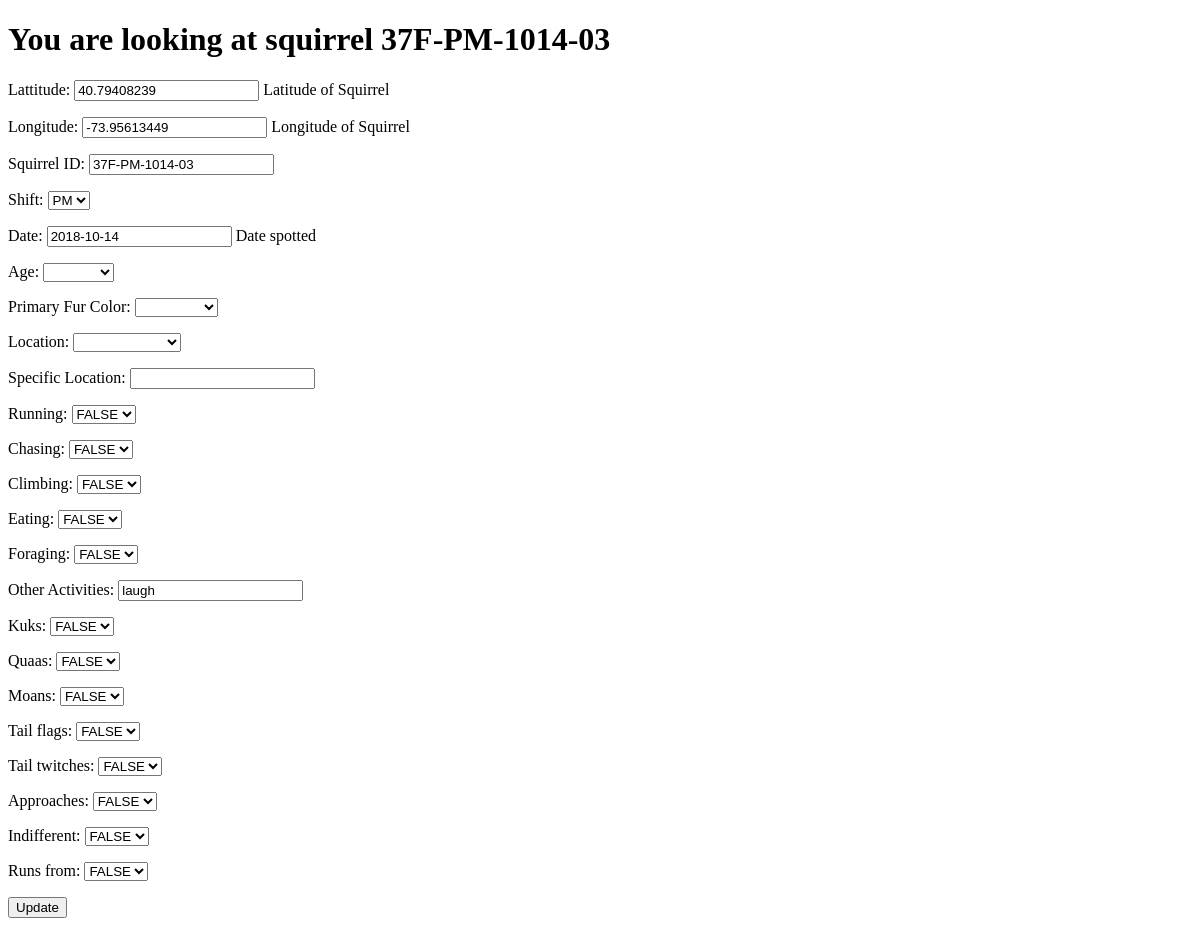
Page /sightings/37F-PM-1014-03/ on the earlier database version.
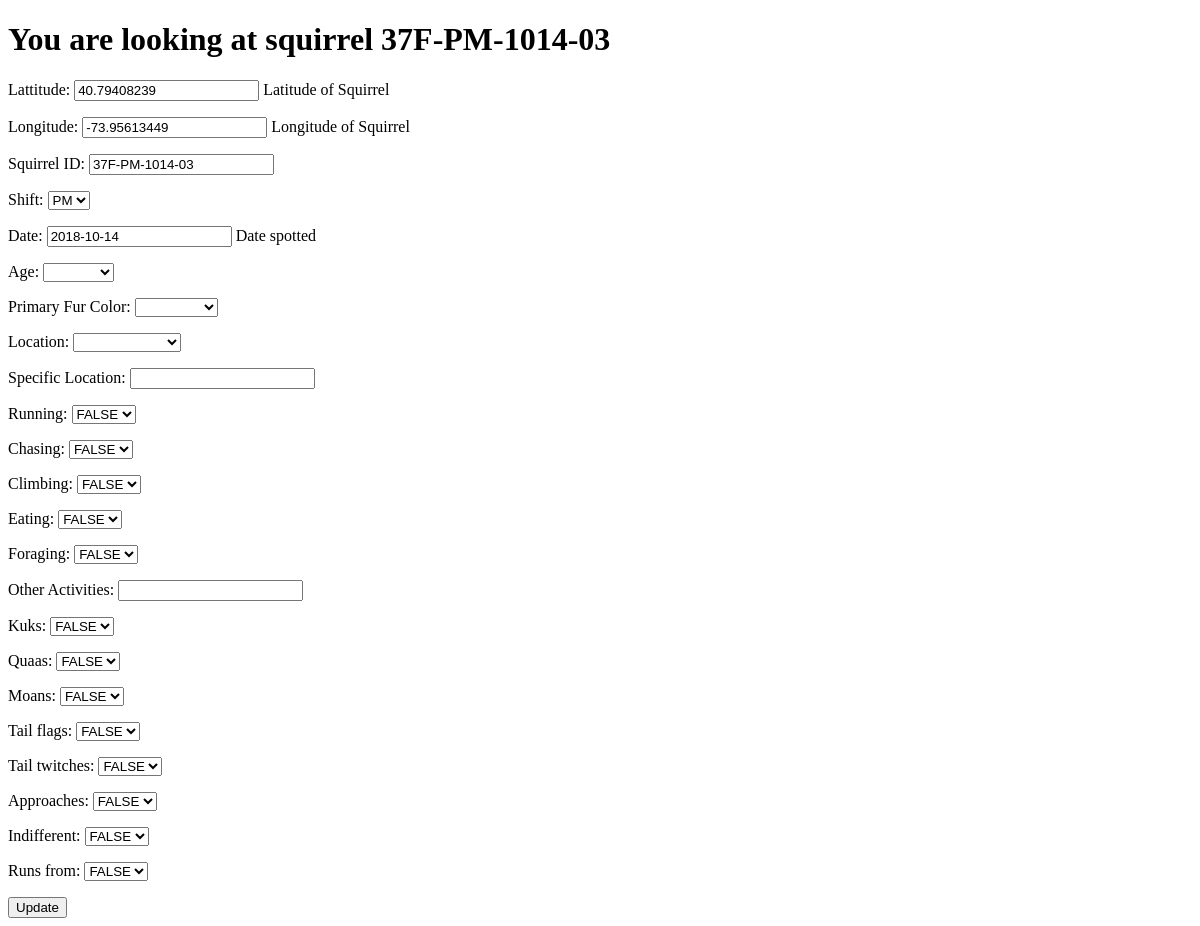
Same page on the later database version.
### sightings/models.py (models this page shows)
class Squirrel_attr(models.Model):
    Lattitude = models.FloatField(
    help_text=('Latitude of Squirrel'),
    max_length = 40,
    )
    Longitude = models.FloatField(
    help_text=('Longitude of Squirrel'),
    max_length = 40,
    )
    Squirrel_ID = models.CharField(
    max_length = 20,
    unique = True,
    primary_key=True,
    )
    AM = 'AM'
    PM = 'PM'
    Shift_CHOICES = (
            (AM,'AM'),
            (PM, 'PM'),
    )
    Shift = models.CharField(
                max_length = 4,
                choices= Shift_CHOICES,
                default = AM,
    )
    Date = models.DateField(
                help_text=('Date spotted'),
    )
    ADULT = 'Adult'
    JUVENILE = 'Juvenile'
    BLANK = ''
    Age_CHOICES =(
            (ADULT,'Adult'),
            (JUVENILE,'Juvenile'),
            (BLANK,''),
    )
    Age = models.CharField(
                max_length = 16,
                choices= Age_CHOICES,
                blank = True,
                null=True,
    )
    BLACK ='Black'
    GRAY = 'Gray'
    CINNAMON = 'Cinnamon'
    BLANK = ''
    Primary_Fur_Color_CHOICES =(
        (BLACK,'Black'),
        (GRAY,'Gray'),
        (CINNAMON,'Cinnamon'),
        (BLANK,''),
    )
    Primary_Fur_Color = models.CharField(
                max_length = 16,
                choices= Primary_Fur_Color_CHOICES,
                blank= True,
                null = True,
    )
    ABOVE = 'Above Ground'
    PLANE = 'Ground Plane'
    BLANK = ''
    Location_CHOICES =(
        (ABOVE,'Above Ground'),
        (PLANE,'Ground Plane'),
        (BLANK,''),
    )
    Location = models.CharField(
                max_length = 40,
                choices= Location_CHOICES,
                blank = True,
                null = True,
    )
    Specific_Location = models.CharField(
                max_length = 100,
                blank = True,
                null = True,
    )
    TRUE = 'TRUE'
    FALSE = 'FALSE'
    TF_CHOICES = (
        (TRUE,'TRUE'),
        (FALSE,'FALSE'),
        (BLANK,''),
    )
    Running = models.CharField(
                max_length = 40,
                choices= TF_CHOICES,
                null = True,
                default = TRUE,
    )
    Chasing = models.CharField(
                max_length = 40,
                choices= TF_CHOICES,
                null = True,
                default = TRUE,
    )
    Climbing = models.CharField(
                max_length = 40,
                choices= TF_CHOICES,
                null = True,
                default = TRUE,
    )
    Eating = models.CharField(
                max_length = 40,
                choices= TF_CHOICES,
                null = True,
                default = TRUE,
    )
    Foraging = models.CharField(
                max_length = 40,
                choices= TF_CHOICES,
                null = True,
                default = TRUE,
    )
    Other_Activities = models.CharField(
                max_length = 40,
                null = True,
    )
    Kuks = models.CharField(
                max_length = 40,
                choices= TF_CHOICES,
                null = True,
                default = TRUE,
    )
    Quaas = models.CharField(
                max_length = 40,
                choices= TF_CHOICES,
                null = True,
                default = TRUE,
    )
    Moans = models.CharField(
                max_length = 40,
                choices= TF_CHOICES,
                null = True,
                default = TRUE,
    )
    Tail_flags = models.CharField(
                max_length = 40,
                choices= TF_CHOICES,
                null = True,
                default = TRUE,
    )
    Tail_twitches = models.CharField(
                max_length = 40,
                choices= TF_CHOICES,
                null = True,
                default = TRUE,
    )
    Approaches = models.CharField(
                max_length = 40,
                choices= TF_CHOICES,
                null = True,
                default = TRUE,
    )
    Indifferent = models.CharField(
                max_length = 40,
                choices= TF_CHOICES,
                null = True,
                default = TRUE,
    )
    Runs_from = models.CharField(
                max_length = 40,
                choices= TF_CHOICES,
                null = True,
                default = TRUE,
    )

### sightings/views.py (the view)
# urls.py: path('<squirrel_id>/',views.squirrel_details),
def squirrel_details(request,squirrel_id):
    squirrels=get_object_or_404(Squirrel_attr,pk = squirrel_id)
    if request.method == 'POST':
        form = SquirrelForm(request.POST,instance = squirrels)
        if form.is_valid():
            form.save()
            return redirect(f'/sightings/{squirrel_id}')
    else:
        form = SquirrelForm(instance = squirrels)
    context = {
            'squirrels':squirrels,
            'form':form
    }
    return render(request,'sightings/detail.html',context)

### sightings/forms.py
class SquirrelForm(ModelForm):
    class Meta:
        model = Squirrel_attr
        fields = '__all__'

### sightings/templates/sightings/detail.html (shortened to what this page needs)
<!DOCTYPE html>
<html lang="en">
<header>
    <h1>You are looking at squirrel {{ squirrels.Squirrel_ID }}</h1>
  </header>
<form method="post">
    {{ form.as_p }}
    <input type="submit" value="Update">
</form>

Differences in the rows shown:
changed Squirrel_attr "37F-PM-1014-03": Other_Activities "laugh" → (not shown)
